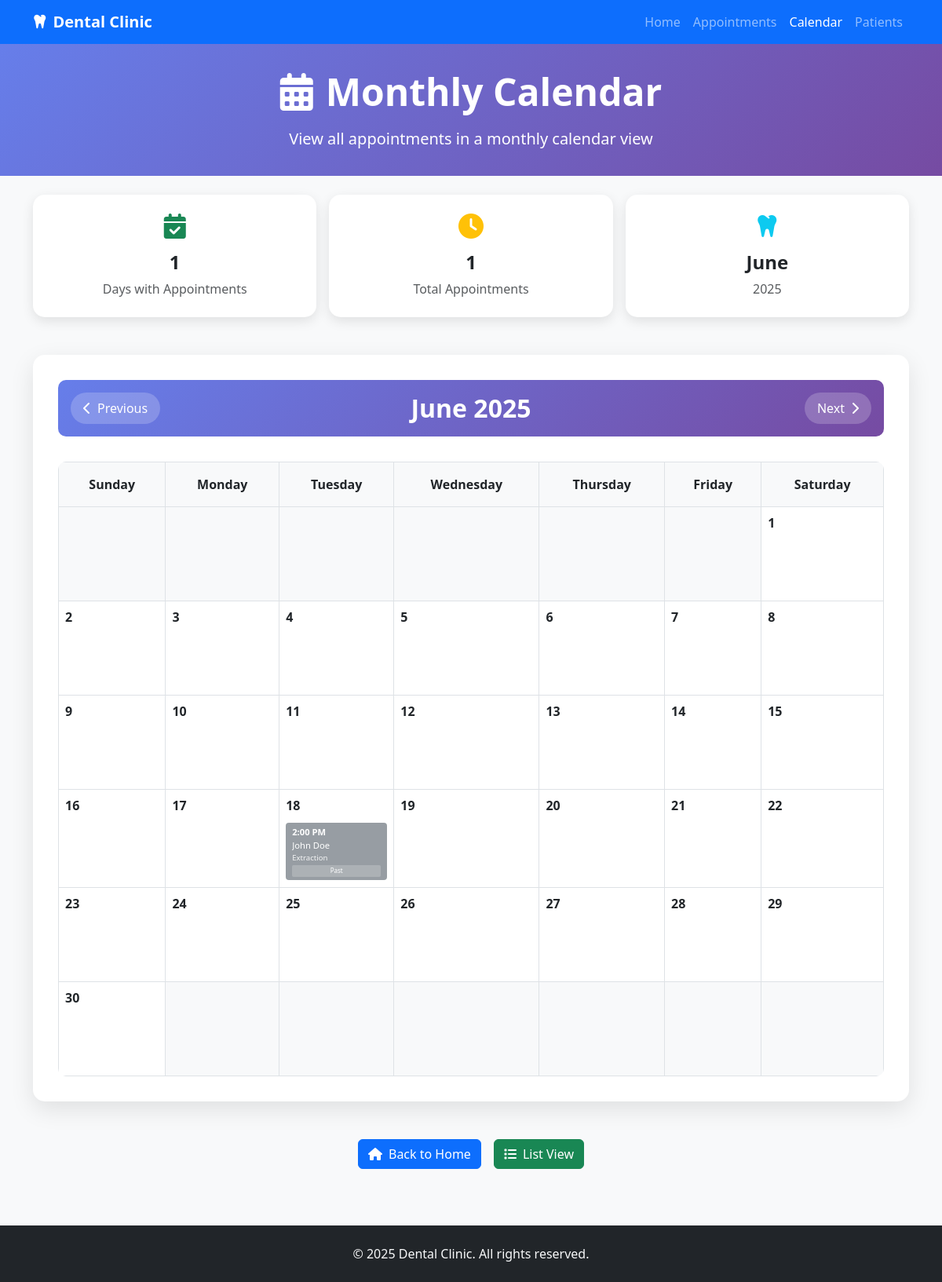
Before: /calendar with the older database file.
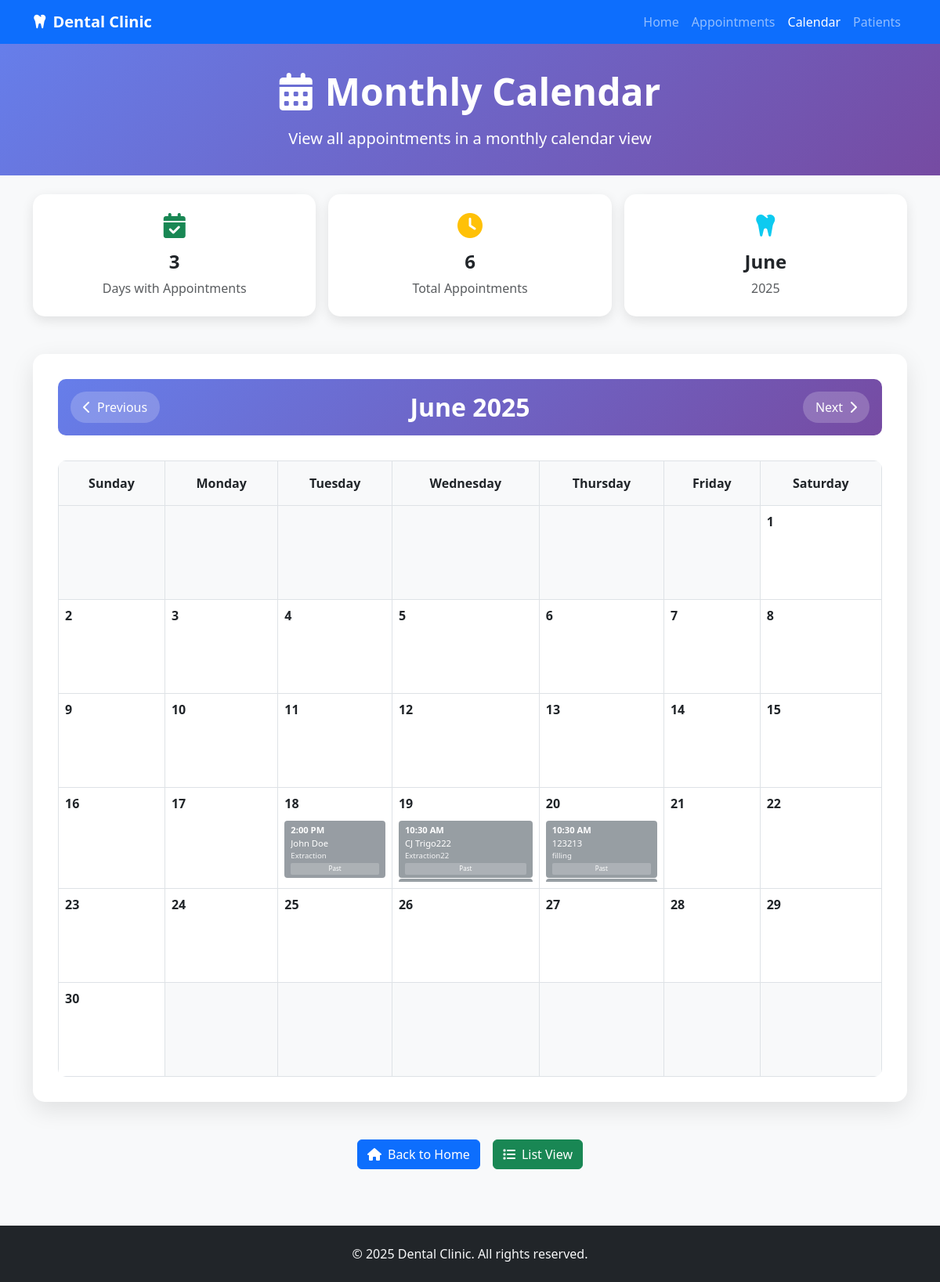
After: the same page with the newer database file.
### tables this page shows
CREATE TABLE "Appointments" (
                    ID INTEGER PRIMARY KEY AUTOINCREMENT,
                    PatientName TEXT NOT NULL,
                    Contact TEXT NOT NULL,
                    Date TEXT NOT NULL,
                    Time TEXT NOT NULL,
                    DentalCare TEXT NOT NULL
                );

### app.py (the view)
@app.route('/calendar')
def calendar_view():
    year = int(request.args.get('year', date.today().year))
    month = int(request.args.get('month', date.today().month))
    cal = calendar.monthcalendar(year, month)
    month_name = calendar.month_name[month]
    conn = sqlite3.connect(DB_FILE)
    cursor = conn.cursor()
    start_date = f"{year:04d}-{month:02d}-01"
    if month == 12:
        end_date = f"{year+1:04d}-01-01"
    else:
        end_date = f"{year:04d}-{month+1:02d}-01"
    cursor.execute("""
        SELECT * FROM Appointments
        WHERE Date >= ? AND Date < ?
        ORDER BY Date, Time
    """, (start_date, end_date))
    appointments = cursor.fetchall()
    conn.close()
    appointments_by_date = {}
    total_appointments = 0
    for appointment in appointments:
        app_date = appointment[3]  # Date field
        if app_date not in appointments_by_date:
            appointments_by_date[app_date] = []
        appointments_by_date[app_date].append(appointment)
        total_appointments += 1
    prev_month = month - 1 if month > 1 else 12
    prev_year = year if month > 1 else year - 1
    next_month = month + 1 if month < 12 else 1
    next_year = year if month < 12 else year + 1
    current_datetime = datetime.now().strftime('%Y-%m-%d %H:%M')
    return render_template('calendar.html',
                         calendar=cal,
                         month_name=month_name,
                         year=year,
                         month=month,
                         appointments_by_date=appointments_by_date,
                         total_appointments=total_appointments,
                         prev_month=prev_month,
                         prev_year=prev_year,
                         next_month=next_month,
                         next_year=next_year,
                         current_datetime=current_datetime)

### app.py (called while the page is built)
@app.template_filter('ampm')
def ampm_filter(value):
    try:
        t = datetime.strptime(value, "%H:%M")
        return t.strftime("%I:%M %p").lstrip('0')
    except Exception:
        return value  # fallback if parsing fails

### templates/calendar.html (shortened to what the changed rows need)
<!DOCTYPE html>
<html lang="en">
<head>
    <link href="https://cdn.jsdelivr.net/npm/bootstrap@5.3.0/dist/css/bootstrap.min.css" rel="stylesheet">
    <link href="https://cdnjs.cloudflare.com/ajax/libs/font-awesome/6.4.0/css/all.min.css" rel="stylesheet">
</head>
<body class="bg-light">
    <section class="page-header">
        <div class="container text-center">
            <h1 class="display-5 fw-bold mb-3">
                <i class="fas fa-calendar-alt me-3"></i>Monthly Calendar
            </h1>
        </div>
    </section>
    <section class="py-4">
        <div class="container">
            <div class="row g-3">
                <div class="col-md-4">
                    <div class="stats-card">
                        <i class="fas fa-calendar-check fa-2x text-success mb-3"></i>
                        <h4 class="fw-bold">{{ appointments_by_date|length }}</h4>
                        <p class="text-muted mb-0">Days with Appointments</p>
                    </div>
                </div>
                <div class="col-md-4">
                    <div class="stats-card">
                        <i class="fas fa-clock fa-2x text-warning mb-3"></i>
                        <h4 class="fw-bold">{{ total_appointments }}</h4>
                        <p class="text-muted mb-0">Total Appointments</p>
                    </div>
                </div>
            </div>
        </div>
    </section>
    <section class="py-4">
        <div class="container">
            <div class="calendar-container">
                <div class="calendar-header">
                    <div class="row align-items-center">
                        <div class="col-md-4 text-center">
                            <h2 class="mb-0 fw-bold">{{ month_name }} {{ year }}</h2>
                        </div>
                    </div>
                </div>
                <div class="calendar-slide-container">
                    <div class="table-responsive">
                        <table class="calendar-table slide-in">
                            <thead>
                                <tr>
                                    <th>Sunday</th>
                                    <th>Monday</th>
                                    <th>Tuesday</th>
                                    <th>Wednesday</th>
                                    <th>Thursday</th>
                                    <th>Friday</th>
                                    <th>Saturday</th>
                                </tr>
                            </thead>
                            <tbody>
                                {% for week in calendar %}
                                <tr>
                                    {% for day in week %}
                                    {% set current_date = "%04d-%02d-%02d"|format(year, month, day) if day != 0 else "" %}
                                    {% set is_today = current_date == today_date if current_date else False %}
                                    {% set has_appointments = current_date in appointments_by_date %}
                                    <td class="{% if day == 0 %}other-month{% elif is_today %}today{% endif %}">
                                        {% if day != 0 %}
                                        <div class="calendar-day">{{ day }}</div>
                                        {% if has_appointments %}
                                            <div class="appointments-container">
                                                {% for appointment in appointments_by_date[current_date] %}
                                                {% set appointment_datetime = appointment[3] + ' ' + appointment[4] %}
                                                {% set is_past_appointment = appointment_datetime < current_datetime %}
                                                <div class="appointment-item {% if is_past_appointment %}past-appointment{% endif %}"
                                                     data-id="{{ appointment[0] }}"
                                                     data-patient="{{ appointment[1] }}"
                                                     data-date="{{ appointment[3] }}"
                                                     data-time="{{ appointment[4] }}"
                                                     data-care="{{ appointment[5] }}"
                                                     data-is-past="{{ 'true' if is_past_appointment else 'false' }}">
                                                    <div class="appointment-time">{{ appointment[4]|ampm }}</div>
                                                    <div class="appointment-patient">{{ appointment[1] }}</div>
                                                    <div class="appointment-care">{{ appointment[5] }}</div>
                                                    {% if is_past_appointment %}
                                                    <div class="past-indicator">Past</div>
                                                    {% endif %}
                                                </div>
                                                {% endfor %}
                                            </div>
                                        {% endif %}
                                        {% endif %}
                                    </td>
                                    {% endfor %}
                                </tr>
                                {% endfor %}
                            </tbody>
                        </table>
                    </div>
                </div>
            </div>
        </div>
    </section>
</body>
</html>

Changed rows visible on the page:
added Appointments: Time "10:30 AM", PatientName "CJ Trigo222", DentalCare "Extraction22", shows "Past", shown under "19"
added Appointments: Time "10:30 AM", PatientName "123213", DentalCare "filling", shows "Past", shown under "20"
Other visible differences:
{{ appointments_by_date|length }}: "1" → "3"
{{ total_appointments }}: "1" → "6"
